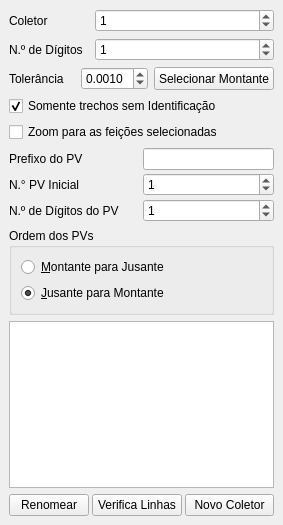
<?xml version="1.0" encoding="UTF-8"?>
<ui version="4.0">
 <class>RenameNetworkWidget</class>
 <widget class="QDockWidget" name="RenameNetworkWidget">
  <property name="geometry">
   <rect>
    <x>0</x>
    <y>0</y>
    <width>283</width>
    <height>525</height>
   </rect>
  </property>
  <property name="sizePolicy">
   <sizepolicy hsizetype="Minimum" vsizetype="MinimumExpanding">
    <horstretch>0</horstretch>
    <verstretch>0</verstretch>
   </sizepolicy>
  </property>
  <property name="minimumSize">
   <size>
    <width>283</width>
    <height>470</height>
   </size>
  </property>
  <property name="maximumSize">
   <size>
    <width>350</width>
    <height>600</height>
   </size>
  </property>
  <property name="windowTitle">
   <string>&amp;Renomear Rede</string>
  </property>
  <widget class="QWidget" name="dockWidgetContents">
   <property name="minimumSize">
    <size>
     <width>235</width>
     <height>400</height>
    </size>
   </property>
   <layout class="QVBoxLayout" name="verticalLayout_4">
    <item>
     <layout class="QGridLayout" name="gridLayout">
      <property name="sizeConstraint">
       <enum>QLayout::SetNoConstraint</enum>
      </property>
      <item row="0" column="2">
       <widget class="QSpinBox" name="spinColetor">
        <property name="sizePolicy">
         <sizepolicy hsizetype="MinimumExpanding" vsizetype="Fixed">
          <horstretch>0</horstretch>
          <verstretch>0</verstretch>
         </sizepolicy>
        </property>
        <property name="value">
         <number>1</number>
        </property>
       </widget>
      </item>
      <item row="1" column="1">
       <widget class="QLabel" name="labelTargetId_2">
        <property name="sizePolicy">
         <sizepolicy hsizetype="Minimum" vsizetype="Preferred">
          <horstretch>0</horstretch>
          <verstretch>0</verstretch>
         </sizepolicy>
        </property>
        <property name="minimumSize">
         <size>
          <width>80</width>
          <height>0</height>
         </size>
        </property>
        <property name="locale">
         <locale language="English" country="UnitedStates"/>
        </property>
        <property name="text">
         <string>N.º de Dígitos</string>
        </property>
       </widget>
      </item>
      <item row="0" column="1">
       <widget class="QLabel" name="labelTargetId">
        <property name="sizePolicy">
         <sizepolicy hsizetype="Minimum" vsizetype="Preferred">
          <horstretch>0</horstretch>
          <verstretch>0</verstretch>
         </sizepolicy>
        </property>
        <property name="minimumSize">
         <size>
          <width>80</width>
          <height>0</height>
         </size>
        </property>
        <property name="locale">
         <locale language="English" country="UnitedStates"/>
        </property>
        <property name="text">
         <string>Coletor</string>
        </property>
       </widget>
      </item>
      <item row="1" column="2">
       <widget class="QSpinBox" name="spinColetorDigitos">
        <property name="sizePolicy">
         <sizepolicy hsizetype="MinimumExpanding" vsizetype="Fixed">
          <horstretch>0</horstretch>
          <verstretch>0</verstretch>
         </sizepolicy>
        </property>
        <property name="value">
         <number>1</number>
        </property>
       </widget>
      </item>
     </layout>
    </item>
    <item>
     <layout class="QHBoxLayout" name="horizontalLayout">
      <item>
       <widget class="QLabel" name="label">
        <property name="enabled">
         <bool>true</bool>
        </property>
        <property name="sizePolicy">
         <sizepolicy hsizetype="Minimum" vsizetype="Preferred">
          <horstretch>0</horstretch>
          <verstretch>0</verstretch>
         </sizepolicy>
        </property>
        <property name="minimumSize">
         <size>
          <width>66</width>
          <height>0</height>
         </size>
        </property>
        <property name="text">
         <string>Tolerância</string>
        </property>
       </widget>
      </item>
      <item>
       <widget class="QDoubleSpinBox" name="spinBoxTol">
        <property name="sizePolicy">
         <sizepolicy hsizetype="MinimumExpanding" vsizetype="Fixed">
          <horstretch>0</horstretch>
          <verstretch>0</verstretch>
         </sizepolicy>
        </property>
        <property name="minimumSize">
         <size>
          <width>65</width>
          <height>0</height>
         </size>
        </property>
        <property name="decimals">
         <number>4</number>
        </property>
        <property name="singleStep">
         <double>0.000100000000000</double>
        </property>
        <property name="value">
         <double>0.001000000000000</double>
        </property>
       </widget>
      </item>
      <item>
       <widget class="QToolButton" name="buttonSelectSourceId">
        <property name="sizePolicy">
         <sizepolicy hsizetype="Minimum" vsizetype="Minimum">
          <horstretch>0</horstretch>
          <verstretch>0</verstretch>
         </sizepolicy>
        </property>
        <property name="minimumSize">
         <size>
          <width>120</width>
          <height>23</height>
         </size>
        </property>
        <property name="maximumSize">
         <size>
          <width>150</width>
          <height>22</height>
         </size>
        </property>
        <property name="locale">
         <locale language="English" country="UnitedStates"/>
        </property>
        <property name="text">
         <string>Selecionar Montante</string>
        </property>
        <property name="checkable">
         <bool>true</bool>
        </property>
       </widget>
      </item>
     </layout>
    </item>
    <item>
     <layout class="QVBoxLayout" name="verticalLayout_3">
      <item>
       <widget class="QCheckBox" name="checkBifurcat">
        <property name="text">
         <string>Somente trechos sem Identificação</string>
        </property>
        <property name="checked">
         <bool>true</bool>
        </property>
        <property name="tristate">
         <bool>false</bool>
        </property>
       </widget>
      </item>
      <item>
       <widget class="QCheckBox" name="checkZoomToSel">
        <property name="text">
         <string>Zoom para as feições selecionadas</string>
        </property>
       </widget>
      </item>
     </layout>
    </item>
    <item>
     <layout class="QGridLayout" name="gridLayoutBase">
      <property name="spacing">
       <number>3</number>
      </property>
      <item row="1" column="1">
       <widget class="QSpinBox" name="spinPV_ini">
        <property name="value">
         <number>1</number>
        </property>
       </widget>
      </item>
      <item row="0" column="1">
       <widget class="QLineEdit" name="lineEditPV_pref">
        <property name="sizePolicy">
         <sizepolicy hsizetype="Minimum" vsizetype="Fixed">
          <horstretch>0</horstretch>
          <verstretch>0</verstretch>
         </sizepolicy>
        </property>
        <property name="toolTip">
         <string/>
        </property>
        <property name="locale">
         <locale language="English" country="UnitedStates"/>
        </property>
       </widget>
      </item>
      <item row="1" column="0">
       <widget class="QLabel" name="labelSourceId_2">
        <property name="sizePolicy">
         <sizepolicy hsizetype="Minimum" vsizetype="Preferred">
          <horstretch>0</horstretch>
          <verstretch>0</verstretch>
         </sizepolicy>
        </property>
        <property name="locale">
         <locale language="English" country="UnitedStates"/>
        </property>
        <property name="text">
         <string>N.° PV Inicial</string>
        </property>
       </widget>
      </item>
      <item row="0" column="0">
       <widget class="QLabel" name="labelSourceId">
        <property name="locale">
         <locale language="English" country="UnitedStates"/>
        </property>
        <property name="text">
         <string>Prefixo do PV</string>
        </property>
       </widget>
      </item>
      <item row="2" column="1">
       <widget class="QSpinBox" name="spinPVDigitos">
        <property name="value">
         <number>1</number>
        </property>
       </widget>
      </item>
      <item row="2" column="0">
       <widget class="QLabel" name="labelTargetId_3">
        <property name="sizePolicy">
         <sizepolicy hsizetype="Minimum" vsizetype="Preferred">
          <horstretch>0</horstretch>
          <verstretch>0</verstretch>
         </sizepolicy>
        </property>
        <property name="locale">
         <locale language="English" country="UnitedStates"/>
        </property>
        <property name="text">
         <string>N.º de Dígitos do PV</string>
        </property>
       </widget>
      </item>
     </layout>
    </item>
    <item>
     <widget class="QGroupBox" name="groupBox">
      <property name="sizePolicy">
       <sizepolicy hsizetype="Minimum" vsizetype="Minimum">
        <horstretch>0</horstretch>
        <verstretch>0</verstretch>
       </sizepolicy>
      </property>
      <property name="title">
       <string>Ordem dos PVs</string>
      </property>
      <layout class="QVBoxLayout" name="verticalLayout">
       <item>
        <widget class="QRadioButton" name="radioCrescente">
         <property name="sizePolicy">
          <sizepolicy hsizetype="Minimum" vsizetype="Minimum">
           <horstretch>0</horstretch>
           <verstretch>0</verstretch>
          </sizepolicy>
         </property>
         <property name="text">
          <string>&amp;Montante para Jusante</string>
         </property>
        </widget>
       </item>
       <item>
        <widget class="QRadioButton" name="radioDecrescente">
         <property name="sizePolicy">
          <sizepolicy hsizetype="Minimum" vsizetype="Minimum">
           <horstretch>0</horstretch>
           <verstretch>0</verstretch>
          </sizepolicy>
         </property>
         <property name="text">
          <string>&amp;Jusante para Montante</string>
         </property>
         <property name="checked">
          <bool>true</bool>
         </property>
        </widget>
       </item>
      </layout>
     </widget>
    </item>
    <item>
     <layout class="QVBoxLayout" name="verticalLayout_2">
      <item>
       <widget class="QTextEdit" name="textEditLog">
        <property name="sizePolicy">
         <sizepolicy hsizetype="Minimum" vsizetype="MinimumExpanding">
          <horstretch>0</horstretch>
          <verstretch>0</verstretch>
         </sizepolicy>
        </property>
        <property name="minimumSize">
         <size>
          <width>0</width>
          <height>70</height>
         </size>
        </property>
        <property name="maximumSize">
         <size>
          <width>16777215</width>
          <height>16777215</height>
         </size>
        </property>
       </widget>
      </item>
     </layout>
    </item>
    <item>
     <layout class="QHBoxLayout" name="horizontalLayoutCommands">
      <property name="spacing">
       <number>3</number>
      </property>
      <property name="sizeConstraint">
       <enum>QLayout::SetFixedSize</enum>
      </property>
      <property name="rightMargin">
       <number>0</number>
      </property>
      <item>
       <widget class="QPushButton" name="buttonRun">
        <property name="minimumSize">
         <size>
          <width>75</width>
          <height>0</height>
         </size>
        </property>
        <property name="maximumSize">
         <size>
          <width>16777215</width>
          <height>16777215</height>
         </size>
        </property>
        <property name="locale">
         <locale language="English" country="UnitedStates"/>
        </property>
        <property name="text">
         <string>Renomear</string>
        </property>
        <property name="flat">
         <bool>false</bool>
        </property>
       </widget>
      </item>
      <item>
       <widget class="QPushButton" name="buttonVerifica">
        <property name="sizePolicy">
         <sizepolicy hsizetype="MinimumExpanding" vsizetype="Fixed">
          <horstretch>0</horstretch>
          <verstretch>0</verstretch>
         </sizepolicy>
        </property>
        <property name="minimumSize">
         <size>
          <width>80</width>
          <height>0</height>
         </size>
        </property>
        <property name="text">
         <string>Verifica Linhas</string>
        </property>
       </widget>
      </item>
      <item>
       <widget class="QPushButton" name="buttonClear">
        <property name="sizePolicy">
         <sizepolicy hsizetype="MinimumExpanding" vsizetype="Fixed">
          <horstretch>0</horstretch>
          <verstretch>0</verstretch>
         </sizepolicy>
        </property>
        <property name="minimumSize">
         <size>
          <width>75</width>
          <height>0</height>
         </size>
        </property>
        <property name="maximumSize">
         <size>
          <width>16777215</width>
          <height>16777215</height>
         </size>
        </property>
        <property name="locale">
         <locale language="English" country="UnitedStates"/>
        </property>
        <property name="text">
         <string>Novo Coletor</string>
        </property>
       </widget>
      </item>
     </layout>
    </item>
   </layout>
  </widget>
 </widget>
 <tabstops>
  <tabstop>buttonRun</tabstop>
  <tabstop>buttonClear</tabstop>
 </tabstops>
 <resources/>
 <connections/>
</ui>
